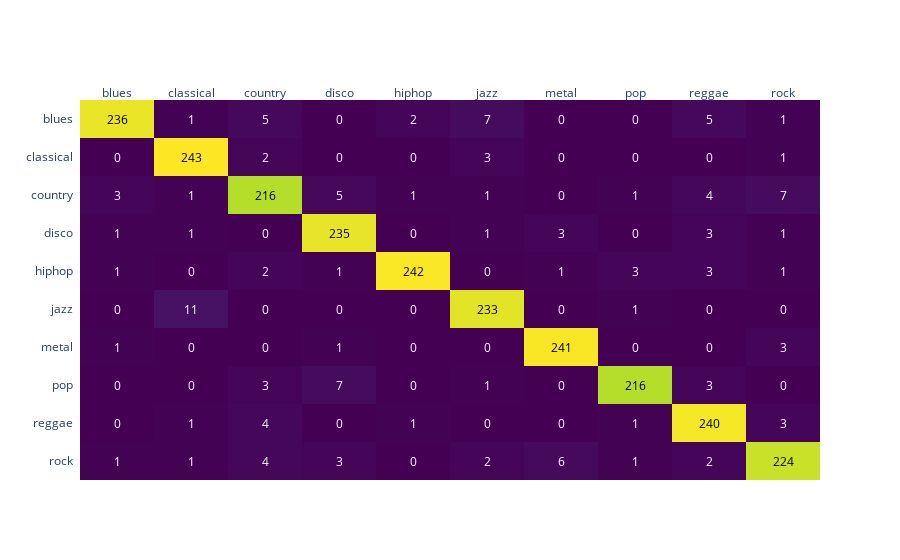

Notebook code cell kept with this figure:
### Code cell
y_pred = knn.predict(x_test)
precision, recall, fscore, _ = precision_recall_fscore_support(y_test, y_pred, average='weighted')
print('Precisión: ', precision, ' - Recall: ', recall, ' - f1: ', fscore)
columns = list(MUSIC_GENRES.values())
fig = ff.create_annotated_heatmap(confusion_matrix(y_test, y_pred), x=columns, y=columns, colorscale='viridis')
fig['layout']['yaxis']['autorange'] = "reversed"
fig.write_html('../data/plots/knn_confusion_matrix.html')
fig.show()

### Figure 1 — Plotly figure (JSON) as saved in the notebook; plotly's stock layout.template omitted (floating-point values rounded to 4 significant figures)
{"data": [{"colorscale": [[0.0, "#440154"], [0.1111, "#482878"], [0.2222, "#3e4989"], [0.3333, "#31688e"], [0.4444, "#26828e"], [0.5556, "#1f9e89"], [0.6667, "#35b779"], [0.7778, "#6ece58"], [0.8889, "#b5de2b"], [1.0, "#fde725"]], "reversescale": false, "showscale": false, "type": "heatmap", "x": ["blues", "classical", "country", "disco", "hiphop", "jazz", "metal", "pop", "reggae", "rock"], "y": ["blues", "classical", "country", "disco", "hiphop", "jazz", "metal", "pop", "reggae", "rock"], "z": [[236, 1, 5, 0, 2, 7, 0, 0, 5, 1], [0, 243, 2, 0, 0, 3, 0, 0, 0, 1], [3, 1, 216, 5, 1, 1, 0, 1, 4, 7], [1, 1, 0, 235, 0, 1, 3, 0, 3, 1], [1, 0, 2, 1, 242, 0, 1, 3, 3, 1], [0, 11, 0, 0, 0, 233, 0, 1, 0, 0], [1, 0, 0, 1, 0, 0, 241, 0, 0, 3], [0, 0, 3, 7, 0, 1, 0, 216, 3, 0], [0, 1, 4, 0, 1, 0, 0, 1, 240, 3], [1, 1, 4, 3, 0, 2, 6, 1, 2, 224]]}], "layout": {"annotations": [{"font": {"color": "#000000"}, "showarrow": false, "text": "236", "x": "blues", "xref": "x", "y": "blues", "yref": "y"}, {"font": {"color": "#FFFFFF"}, "showarrow": false, "text": "1", "x": "classical", "xref": "x", "y": "blues", "yref": "y"}, {"font": {"color": "#FFFFFF"}, "showarrow": false, "text": "5", "x": "country", "xref": "x", "y": "blues", "yref": "y"}, {"font": {"color": "#FFFFFF"}, "showarrow": false, "text": "0", "x": "disco", "xref": "x", "y": "blues", "yref": "y"}, {"font": {"color": "#FFFFFF"}, "showarrow": false, "text": "2", "x": "hiphop", "xref": "x", "y": "blues", "yref": "y"}, {"font": {"color": "#FFFFFF"}, "showarrow": false, "text": "7", "x": "jazz", "xref": "x", "y": "blues", "yref": "y"}, {"font": {"color": "#FFFFFF"}, "showarrow": false, "text": "0", "x": "metal", "xref": "x", "y": "blues", "yref": "y"}, {"font": {"color": "#FFFFFF"}, "showarrow": false, "text": "0", "x": "pop", "xref": "x", "y": "blues", "yref": "y"}, {"font": {"color": "#FFFFFF"}, "showarrow": false, "text": "5", "x": "reggae", "xref": "x", "y": "blues", "yref": "y"}, {"font": {"color": "#FFFFFF"}, "showarrow": false, "text": "1", "x": "rock", "xref": "x", "y": "blues", "yref": "y"}, {"font": {"color": "#FFFFFF"}, "showarrow": false, "text": "0", "x": "blues", "xref": "x", "y": "classical", "yref": "y"}, {"font": {"color": "#000000"}, "showarrow": false, "text": "243", "x": "classical", "xref": "x", "y": "classical", "yref": "y"}, {"font": {"color": "#FFFFFF"}, "showarrow": false, "text": "2", "x": "country", "xref": "x", "y": "classical", "yref": "y"}, {"font": {"color": "#FFFFFF"}, "showarrow": false, "text": "0", "x": "disco", "xref": "x", "y": "classical", "yref": "y"}, {"font": {"color": "#FFFFFF"}, "showarrow": false, "text": "0", "x": "hiphop", "xref": "x", "y": "classical", "yref": "y"}, {"font": {"color": "#FFFFFF"}, "showarrow": false, "text": "3", "x": "jazz", "xref": "x", "y": "classical", "yref": "y"}, {"font": {"color": "#FFFFFF"}, "showarrow": false, "text": "0", "x": "metal", "xref": "x", "y": "classical", "yref": "y"}, {"font": {"color": "#FFFFFF"}, "showarrow": false, "text": "0", "x": "pop", "xref": "x", "y": "classical", "yref": "y"}, {"font": {"color": "#FFFFFF"}, "showarrow": false, "text": "0", "x": "reggae", "xref": "x", "y": "classical", "yref": "y"}, {"font": {"color": "#FFFFFF"}, "showarrow": false, "text": "1", "x": "rock", "xref": "x", "y": "classical", "yref": "y"}, {"font": {"color": "#FFFFFF"}, "showarrow": false, "text": "3", "x": "blues", "xref": "x", "y": "country", "yref": "y"}, {"font": {"color": "#FFFFFF"}, "showarrow": false, "text": "1", "x": "classical", "xref": "x", "y": "country", "yref": "y"}, {"font": {"color": "#000000"}, "showarrow": false, "text": "216", "x": "country", "xref": "x", "y": "country", "yref": "y"}, {"font": {"color": "#FFFFFF"}, "showarrow": false, "text": "5", "x": "disco", "xref": "x", "y": "country", "yref": "y"}, {"font": {"color": "#FFFFFF"}, "showarrow": false, "text": "1", "x": "hiphop", "xref": "x", "y": "country", "yref": "y"}, {"font": {"color": "#FFFFFF"}, "showarrow": false, "text": "1", "x": "jazz", "xref": "x", "y": "country", "yref": "y"}, {"font": {"color": "#FFFFFF"}, "showarrow": false, "text": "0", "x": "metal", "xref": "x", "y": "country", "yref": "y"}, {"font": {"color": "#FFFFFF"}, "showarrow": false, "text": "1", "x": "pop", "xref": "x", "y": "country", "yref": "y"}, {"font": {"color": "#FFFFFF"}, "showarrow": false, "text": "4", "x": "reggae", "xref": "x", "y": "country", "yref": "y"}, {"font": {"color": "#FFFFFF"}, "showarrow": false, "text": "7", "x": "rock", "xref": "x", "y": "country", "yref": "y"}, {"font": {"color": "#FFFFFF"}, "showarrow": false, "text": "1", "x": "blues", "xref": "x", "y": "disco", "yref": "y"}, {"font": {"color": "#FFFFFF"}, "showarrow": false, "text": "1", "x": "classical", "xref": "x", "y": "disco", "yref": "y"}, {"font": {"color": "#FFFFFF"}, "showarrow": false, "text": "0", "x": "country", "xref": "x", "y": "disco", "yref": "y"}, {"font": {"color": "#000000"}, "showarrow": false, "text": "235", "x": "disco", "xref": "x", "y": "disco", "yref": "y"}, {"font": {"color": "#FFFFFF"}, "showarrow": false, "text": "0", "x": "hiphop", "xref": "x", "y": "disco", "yref": "y"}, {"font": {"color": "#FFFFFF"}, "showarrow": false, "text": "1", "x": "jazz", "xref": "x", "y": "disco", "yref": "y"}, {"font": {"color": "#FFFFFF"}, "showarrow": false, "text": "3", "x": "metal", "xref": "x", "y": "disco", "yref": "y"}, {"font": {"color": "#FFFFFF"}, "showarrow": false, "text": "0", "x": "pop", "xref": "x", "y": "disco", "yref": "y"}, {"font": {"color": "#FFFFFF"}, "showarrow": false, "text": "3", "x": "reggae", "xref": "x", "y": "disco", "yref": "y"}, {"font": {"color": "#FFFFFF"}, "showarrow": false, "text": "1", "x": "rock", "xref": "x", "y": "disco", "yref": "y"}, {"font": {"color": "#FFFFFF"}, "showarrow": false, "text": "1", "x": "blues", "xref": "x", "y": "hiphop", "yref": "y"}, {"font": {"color": "#FFFFFF"}, "showarrow": false, "text": "0", "x": "classical", "xref": "x", "y": "hiphop", "yref": "y"}, {"font": {"color": "#FFFFFF"}, "showarrow": false, "text": "2", "x": "country", "xref": "x", "y": "hiphop", "yref": "y"}, {"font": {"color": "#FFFFFF"}, "showarrow": false, "text": "1", "x": "disco", "xref": "x", "y": "hiphop", "yref": "y"}, {"font": {"color": "#000000"}, "showarrow": false, "text": "242", "x": "hiphop", "xref": "x", "y": "hiphop", "yref": "y"}, {"font": {"color": "#FFFFFF"}, "showarrow": false, "text": "0", "x": "jazz", "xref": "x", "y": "hiphop", "yref": "y"}, {"font": {"color": "#FFFFFF"}, "showarrow": false, "text": "1", "x": "metal", "xref": "x", "y": "hiphop", "yref": "y"}, {"font": {"color": "#FFFFFF"}, "showarrow": false, "text": "3", "x": "pop", "xref": "x", "y": "hiphop", "yref": "y"}, {"font": {"color": "#FFFFFF"}, "showarrow": false, "text": "3", "x": "reggae", "xref": "x", "y": "hiphop", "yref": "y"}, {"font": {"color": "#FFFFFF"}, "showarrow": false, "text": "1", "x": "rock", "xref": "x", "y": "hiphop", "yref": "y"}, {"font": {"color": "#FFFFFF"}, "showarrow": false, "text": "0", "x": "blues", "xref": "x", "y": "jazz", "yref": "y"}, {"font": {"color": "#FFFFFF"}, "showarrow": false, "text": "11", "x": "classical", "xref": "x", "y": "jazz", "yref": "y"}, {"font": {"color": "#FFFFFF"}, "showarrow": false, "text": "0", "x": "country", "xref": "x", "y": "jazz", "yref": "y"}, {"font": {"color": "#FFFFFF"}, "showarrow": false, "text": "0", "x": "disco", "xref": "x", "y": "jazz", "yref": "y"}, {"font": {"color": "#FFFFFF"}, "showarrow": false, "text": "0", "x": "hiphop", "xref": "x", "y": "jazz", "yref": "y"}, {"font": {"color": "#000000"}, "showarrow": false, "text": "233", "x": "jazz", "xref": "x", "y": "jazz", "yref": "y"}, {"font": {"color": "#FFFFFF"}, "showarrow": false, "text": "0", "x": "metal", "xref": "x", "y": "jazz", "yref": "y"}, {"font": {"color": "#FFFFFF"}, "showarrow": false, "text": "1", "x": "pop", "xref": "x", "y": "jazz", "yref": "y"}, {"font": {"color": "#FFFFFF"}, "showarrow": false, "text": "0", "x": "reggae", "xref": "x", "y": "jazz", "yref": "y"}, {"font": {"color": "#FFFFFF"}, "showarrow": false, "text": "0", "x": "rock", "xref": "x", "y": "jazz", "yref": "y"}, {"font": {"color": "#FFFFFF"}, "showarrow": false, "text": "1", "x": "blues", "xref": "x", "y": "metal", "yref": "y"}, {"font": {"color": "#FFFFFF"}, "showarrow": false, "text": "0", "x": "classical", "xref": "x", "y": "metal", "yref": "y"}, {"font": {"color": "#FFFFFF"}, "showarrow": false, "text": "0", "x": "country", "xref": "x", "y": "metal", "yref": "y"}, {"font": {"color": "#FFFFFF"}, "showarrow": false, "text": "1", "x": "disco", "xref": "x", "y": "metal", "yref": "y"}, {"font": {"color": "#FFFFFF"}, "showarrow": false, "text": "0", "x": "hiphop", "xref": "x", "y": "metal", "yref": "y"}, {"font": {"color": "#FFFFFF"}, "showarrow": false, "text": "0", "x": "jazz", "xref": "x", "y": "metal", "yref": "y"}, {"font": {"color": "#000000"}, "showarrow": false, "text": "241", "x": "metal", "xref": "x", "y": "metal", "yref": "y"}, {"font": {"color": "#FFFFFF"}, "showarrow": false, "text": "0", "x": "pop", "xref": "x", "y": "metal", "yref": "y"}, {"font": {"color": "#FFFFFF"}, "showarrow": false, "text": "0", "x": "reggae", "xref": "x", "y": "metal", "yref": "y"}, {"font": {"color": "#FFFFFF"}, "showarrow": false, "text": "3", "x": "rock", "xref": "x", "y": "metal", "yref": "y"}, {"font": {"color": "#FFFFFF"}, "showarrow": false, "text": "0", "x": "blues", "xref": "x", "y": "pop", "yref": "y"}, {"font": {"color": "#FFFFFF"}, "showarrow": false, "text": "0", "x": "classical", "xref": "x", "y": "pop", "yref": "y"}, {"font": {"color": "#FFFFFF"}, "showarrow": false, "text": "3", "x": "country", "xref": "x", "y": "pop", "yref": "y"}, {"font": {"color": "#FFFFFF"}, "showarrow": false, "text": "7", "x": "disco", "xref": "x", "y": "pop", "yref": "y"}, {"font": {"color": "#FFFFFF"}, "showarrow": false, "text": "0", "x": "hiphop", "xref": "x", "y": "pop", "yref": "y"}, {"font": {"color": "#FFFFFF"}, "showarrow": false, "text": "1", "x": "jazz", "xref": "x", "y": "pop", "yref": "y"}, {"font": {"color": "#FFFFFF"}, "showarrow": false, "text": "0", "x": "metal", "xref": "x", "y": "pop", "yref": "y"}, {"font": {"color": "#000000"}, "showarrow": false, "text": "216", "x": "pop", "xref": "x", "y": "pop", "yref": "y"}, {"font": {"color": "#FFFFFF"}, "showarrow": false, "text": "3", "x": "reggae", "xref": "x", "y": "pop", "yref": "y"}, {"font": {"color": "#FFFFFF"}, "showarrow": false, "text": "0", "x": "rock", "xref": "x", "y": "pop", "yref": "y"}, {"font": {"color": "#FFFFFF"}, "showarrow": false, "text": "0", "x": "blues", "xref": "x", "y": "reggae", "yref": "y"}, {"font": {"color": "#FFFFFF"}, "showarrow": false, "text": "1", "x": "classical", "xref": "x", "y": "reggae", "yref": "y"}, {"font": {"color": "#FFFFFF"}, "showarrow": false, "text": "4", "x": "country", "xref": "x", "y": "reggae", "yref": "y"}, {"font": {"color": "#FFFFFF"}, "showarrow": false, "text": "0", "x": "disco", "xref": "x", "y": "reggae", "yref": "y"}, {"font": {"color": "#FFFFFF"}, "showarrow": false, "text": "1", "x": "hiphop", "xref": "x", "y": "reggae", "yref": "y"}, {"font": {"color": "#FFFFFF"}, "showarrow": false, "text": "0", "x": "jazz", "xref": "x", "y": "reggae", "yref": "y"}, {"font": {"color": "#FFFFFF"}, "showarrow": false, "text": "0", "x": "metal", "xref": "x", "y": "reggae", "yref": "y"}, {"font": {"color": "#FFFFFF"}, "showarrow": false, "text": "1", "x": "pop", "xref": "x", "y": "reggae", "yref": "y"}, {"font": {"color": "#000000"}, "showarrow": false, "text": "240", "x": "reggae", "xref": "x", "y": "reggae", "yref": "y"}, {"font": {"color": "#FFFFFF"}, "showarrow": false, "text": "3", "x": "rock", "xref": "x", "y": "reggae", "yref": "y"}, {"font": {"color": "#FFFFFF"}, "showarrow": false, "text": "1", "x": "blues", "xref": "x", "y": "rock", "yref": "y"}, {"font": {"color": "#FFFFFF"}, "showarrow": false, "text": "1", "x": "classical", "xref": "x", "y": "rock", "yref": "y"}, {"font": {"color": "#FFFFFF"}, "showarrow": false, "text": "4", "x": "country", "xref": "x", "y": "rock", "yref": "y"}, {"font": {"color": "#FFFFFF"}, "showarrow": false, "text": "3", "x": "disco", "xref": "x", "y": "rock", "yref": "y"}, {"font": {"color": "#FFFFFF"}, "showarrow": false, "text": "0", "x": "hiphop", "xref": "x", "y": "rock", "yref": "y"}, {"font": {"color": "#FFFFFF"}, "showarrow": false, "text": "2", "x": "jazz", "xref": "x", "y": "rock", "yref": "y"}, {"font": {"color": "#FFFFFF"}, "showarrow": false, "text": "6", "x": "metal", "xref": "x", "y": "rock", "yref": "y"}, {"font": {"color": "#FFFFFF"}, "showarrow": false, "text": "1", "x": "pop", "xref": "x", "y": "rock", "yref": "y"}, {"font": {"color": "#FFFFFF"}, "showarrow": false, "text": "2", "x": "reggae", "xref": "x", "y": "rock", "yref": "y"}, {"font": {"color": "#000000"}, "showarrow": false, "text": "224", "x": "rock", "xref": "x", "y": "rock", "yref": "y"}], "xaxis": {"dtick": 1, "gridcolor": "rgb(0, 0, 0)", "side": "top", "ticks": ""}, "yaxis": {"autorange": "reversed", "dtick": 1, "ticks": "", "ticksuffix": "  "}}}
